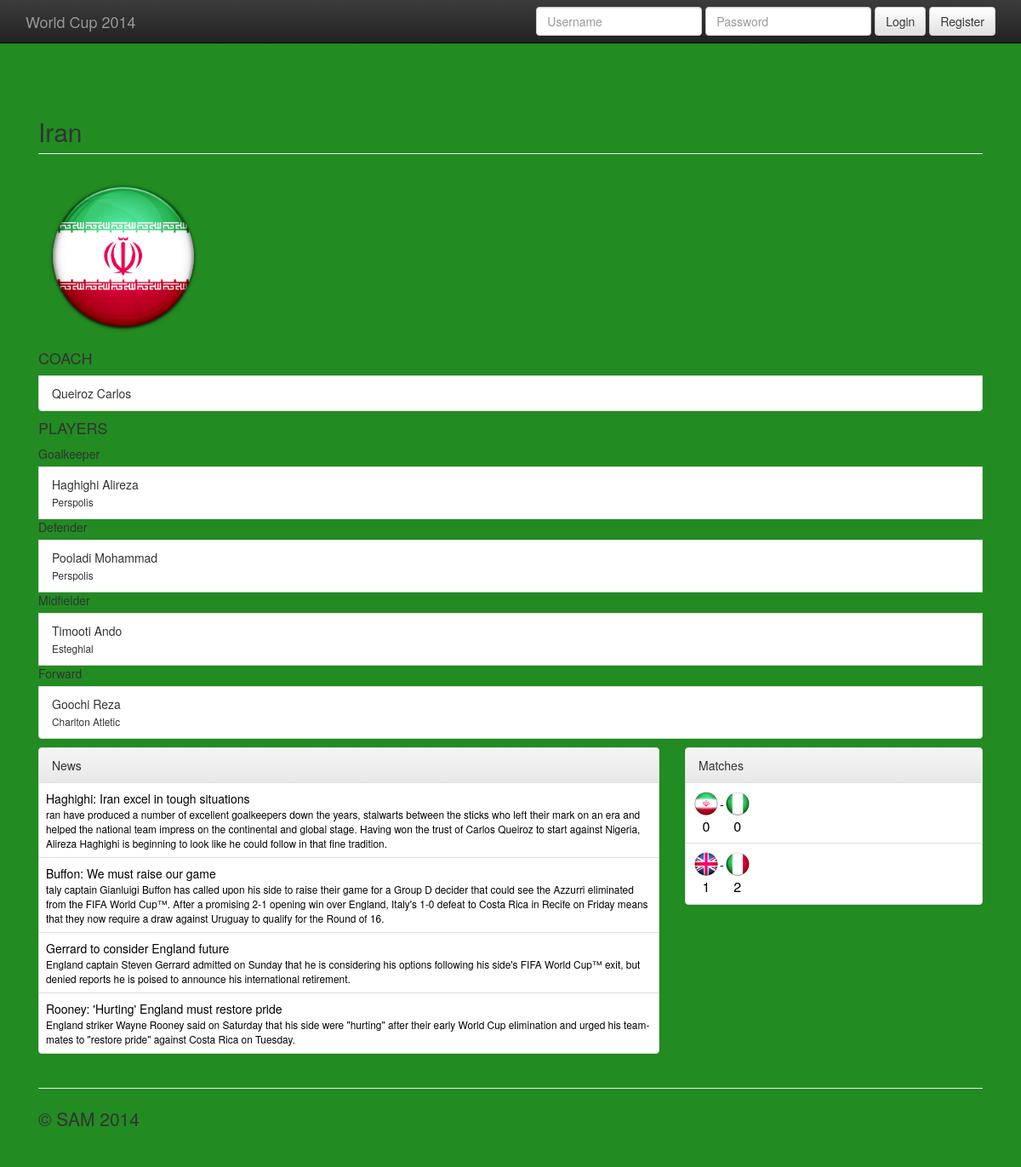
Page /team/Iran/ on the committed database.
### main/models.py (models this page shows, shortened)
class Team(models.Model):
    name = models.CharField(max_length=30)
    continent = models.CharField(max_length=30)
    world_ranking = models.IntegerField(max_length=100, null=True, blank=True)
    coach = models.ForeignKey(Coach, null=True, blank=True, related_name='teams')
    flag = models.ImageField(blank=True, null=True, upload_to='image/flag')
    class Meta:
        verbose_name = 'Team'
        verbose_name_plural = 'Teams'
        ordering = ['name']

class Coach(models.Model):
    first_name = models.CharField(max_length=20)
    last_name = models.CharField(max_length=30)
    date_of_birth = models.DateField(blank=True, null=True)
    Country = models.CharField(max_length=30)
    class Meta:
        verbose_name = 'Coach'
        verbose_name_plural = 'Coaches'
        ordering = ['last_name']
    def __str__(self):
        return '%s %s' % (self.last_name, self.first_name)

class Player(models.Model):
    first_name = models.CharField(max_length=20)
    last_name = models.CharField(max_length=30)
    date_of_birth = models.DateField(null=True, blank=True)
    Position = (('GK', 'Goal Keeper'), ('D', 'Defender'), ('M', 'Midfielder'), ('F', 'Forward'),)
    position = models.CharField(max_length=2, choices=Position, null=True, blank=True)
    country = models.ForeignKey('Team',related_name='players')
    in_team = models.BooleanField(verbose_name='In Team')
    club = models.CharField(max_length=30, null=True, blank=True)
    class Meta:
        verbose_name = 'Player'
        verbose_name_plural = 'Players'
        ordering = ['last_name']
    def __str__(self):
        return '%s %s' % (self.last_name, self.first_name)

class News(models.Model):
    head_line = models.TextField(max_length=50)
    summary = models.TextField(max_length=200)
    text = models.TextField(max_length=1000)
    image = models.ImageField(blank=True, null=True, upload_to='image/news')
    date = models.DateField()
    tags = models.ManyToManyField('Tag', null=True, blank=True, related_name='news')
    like = models.ManyToManyField(User, null=True, blank=True, related_name='like_news')
    class Meta:
        verbose_name = 'News'
        verbose_name_plural = 'News'

class Match(models.Model):
    first_team = models.ForeignKey(Team, related_name='matches_as_first_team')
    first_team_goals = models.IntegerField(max_length=1, null=True, blank=True)
    second_team = models.ForeignKey(Team, related_name='matches_as_second_team')
    second_team_goals = models.IntegerField(max_length=1, null=True, blank=True)
    date = models.DateField(null=True, blank=True)
    time = models.TimeField(null=True, blank=True)
    like = models.ManyToManyField(User, related_name='like_matches', null=True, blank=True)
    class Meta:
        verbose_name = 'Match'
        verbose_name_plural = 'Matches'

### main/views.py (the view)
# urls.py: url(r'^team/(?P<name>[-\w]+)/$', 'team_detail', name='main_team_detail'),
def team_detail(request, name):
    team = get_object_or_404(Team, name=name)
    news = News.objects.all()
    matches = Match.objects.all()
    goalkeepers = team.players.all().filter(position='GK')
    defenders = team.players.all().filter(position='D')
    midfielders = team.players.all().filter(position='M')
    forwards = team.players.all().filter(position='F')
    context = {'team': team, 'news': news, 'matches': matches, 'goalkeepers': goalkeepers,
               'defenders': defenders, 'midfielders': midfielders, 'forwards': forwards}
    return render(request, 'main/team_detail.html', context)

### templates/main/team_detail.html (shortened to what this page needs)
{% extends "base_home.html" %}
{% block heading %}
<h2 class="page-header"> {{ team.name }}</h2>
<image height="200" src='{{MEDIA_URL}}{{ team.flag }}'/>
{% endblock %}
{% block content %}
<ol class="list-unstyled">
    <li class="list-group-item-heading"><h4>COACH</h4></li>
    <li class="list-group-item">{{ team.coach }}</li>
</ol>
<ol class="list-unstyled">
    <li class="list-group-item-heading" ><h4>PLAYERS</h4></li>
    <li class="list-group-item-heading">Goalkeeper</li>
        {% for gk in goalkeepers %}
            <li class="list-group-item">
                {{ gk }} <br>
                <small>{{ gk.club }}</small>
            </li>
        {% empty %}
            <li>No Goalkeepers</li>
        {% endfor %}
        <li class="list-group-item-heading">Defender</li>
        {% for d in defenders %}
            <li class="list-group-item"> {{ d }} <br>
                <small>{{ d.club }}</small>
            </li>
        {% empty %}
            <li>No Defenders</li>
        {% endfor %}
        <li class="list-group-item-heading">Midfielder</li>
    {% for m in midfielders %}
        <li class="list-group-item"> {{ m }} <br>
            <small>{{ m.club }}</small>
        </li>
    {% empty %}
        <li>No Midfielder</li>
    {% endfor %}
        <li class="list-group-item-heading">Forward</li>
    {% for f in forwards %}
        <li class="list-group-item"> {{ f }} <br>
            <small>{{ f.club }}</small>
        </li>
    {% empty %}
        <li>No Forwards</li>
    {% endfor %}
</ol>
{% endblock %}

### templates/base_home.html
{% extends 'base.html' %}
   {% block rows %}
       <div class="row">
        <div class="col-md-8">
            <div class="panel panel-default">
                 <div class="panel-heading">News</div>
                <table class="table">
                    {% for piece_news in news %}
                        <tr><td>{% include "main/news.html" %}</td></tr>
                    {% empty %}
                        <tr><td>No news.</td></tr>
                    {% endfor %}
                </table>
            </div>
        </div>
        <div class="col-md-4">
            <div class="panel panel-default">
                <div class="panel-heading">Matches</div>
                    <table class="table">
                        {% for match in matches %}
                            <tr><td>{% include "main/match.html" %}</td></tr>
                        {% empty %}
                            <tr><td>No matches.</td></tr>
                        {% endfor %}
                    </table>
            </div>
        </div>
       </div>
   {% endblock %}

### templates/main/news.html
<a href="{% url "main_news_detail" piece_news.id %}">
    <table style="color:#000000">
        <tr>
            <td>{{ piece_news.head_line }}</td>
        </tr>
        <tr>
            <td class="small">{{ piece_news.summary }}</td>
        </tr>
    </table>
</a>

### templates/main/match.html
<a href="{% url "main_match_detail" match.id %}">
    <table style="color:#000000">
        <tr>
            <td align="center"><image height="32" src='{{MEDIA_URL}}{{ match.first_team.flag }}'/></td>
            <td> - </td>
            <td align="center"><image height="32" src='{{MEDIA_URL}}{{ match.second_team.flag }}'/></td>
        </tr>
        <tr>
            <td align="center" style="font-size:16px">{{ match.first_team_goals }}</td>
            <td>&nbsp;</td>
            <td align="center" style="font-size:16px">{{ match.second_team_goals }}</td>
        </tr>
    </table>
</a>

### templates/base.html (style rules this page uses)
body { padding-top: 50px; padding-bottom: 20px; }

### rows in the picture
Team: name "Iran", flag (picture), coach "Queiroz Carlos"
Player: last_name+first_name "Haghighi Alireza", club "Perspolis"
Player: last_name+first_name "Pooladi Mohammad", club "Perspolis"
Player: last_name+first_name "Timooti Ando", club "Esteghlal"
Player: last_name+first_name "Goochi Reza", club "Charlton Atletic"
News: head_line "Haghighi: Iran excel in tough situations", summary "ran have produced a number of excellent goalkeepers down the years, stalwarts between the sticks who left their mark on an era and helped the national team impress on the continental and global stage. Having won the trust of Carlos Queiroz to start against Nigeria, Alireza Haghighi is beginning to look like he could follow in that fine tradition."
News: head_line "Buffon: We must raise our game", summary "taly captain Gianluigi Buffon has called upon his side to raise their game for a Group D decider that could see the Azzurri eliminated from the FIFA World Cup™. After a promising 2-1 opening win over England, Italy's 1-0 defeat to Costa Rica in Recife on Friday means that they now require a draw against Uruguay to qualify for the Round of 16."
News: head_line "Gerrard to consider England future", summary "England captain Steven Gerrard admitted on Sunday that he is considering his options following his side's FIFA World Cup™ exit, but denied reports he is poised to announce his international retirement."
News: head_line "Rooney: 'Hurting' England must restore pride", summary "England striker Wayne Rooney said on Saturday that his side were \"hurting\" after their early World Cup elimination and urged his team-mates to \"restore pride\" against Costa Rica on Tuesday."
Match: first_team.flag (picture), second_team.flag (picture), first_team_goals "0", second_team_goals "0"
Match: first_team.flag (picture), second_team.flag (picture), first_team_goals "1", second_team_goals "2"
